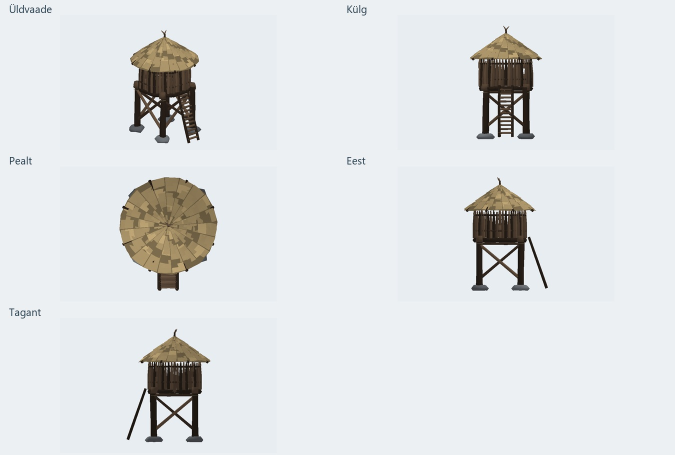
#> input picture test-exports/kuningriigid-watchtower-v2-20261027/Vahitorn_V2_kontrollvaated.jpg, 1350 x 910 px, given in place of 02_rest_four_views.jpg, which was not available (shown at 1/2 size)
$ python prepare.py
#> lines starting #> are read from the running program, lines starting #| are printed output that depends on the picture; after the words box and inside, x2 and y2 are one past the last pixel; in counts of white or black regions, pixels touching at a corner belong together; pictures that were not available may be replaced by others from this repository, and a replacement may not be noted
### mudelitehas/pose_plan.py
"""Separate requested character pose from the pose used to reconstruct and rig it."""
import hashlib
from pathlib import Path
import re

def plan_pose(description, animation_requested=False):
    text=description.casefold().replace('_',' ').replace('-',' ')
    if re.search(r'\b(koer\w*|kass\w*|hunt\w*|hundi\w*|hobu\w*|karu\w*|dog|cat|wolf|horse|bear)\b',text):
        kind,body,rest='living','quadruped','quadruped_stand'
    elif re.search(r'\b(inime\w*|mees\w*|nais\w*|naine|sõdal\w*|sõdur\w*|viiking\w*|viking\w*|human|soldier|warrior)\b',text):
        kind,body,rest='living','humanoid','humanoid_t'
    elif re.search(r'\b(kolet\w*|tulnuk\w*|draakon\w*|lind\w*|monster|alien|dragon|bird)\b',text):
        kind,body,rest='living','custom','needs_body_plan_review'
    elif re.search(r'\b(auto\w*|ralliauto\w*|mõõk\w*|laud\w*|maja\w*|tool|car|sword|table|house|chair)\b',text):
        kind,body,rest='rigid_object','rigid','object_reference_pose'
    else:
        kind,body,rest='needs_review','unknown','needs_body_plan_review'
    # The target reference remains authoritative for poses not covered by these aliases.
    target='reference_defined'
    for pattern,value in [(r'\bsits\w*\b','sit_pretty'),(r'\bistu\w*\b','sit'),(r'\bjooks\w*\b|\brunning\b','run'),(r'\bhüpp\w*\b|\bjumping\b','jump'),(r'\bseis\w*\b|\bstanding\b','stand')]:
        if re.search(pattern,text):target=value;break
    explicit_target=target!='reference_defined'
    living=kind=='living'
    requires_rig=living
    return {
        'subject_kind':kind,'body_plan':body,'reconstruction_pose':rest,
        'requested_pose_description':description,'target_pose_kind':target,
        'requested_pose_reference_role':'identity_appearance_and_final_pose',
        'four_view_reference_role':'same_identity_in_reconstruction_pose',
        'neutral_reference_required':living,
        'requires_rig':requires_rig,
        'requires_anatomy_review':body in ('custom','unknown'),
        'target_pose_created_by':'armature_deformation' if requires_rig else 'not_requested',
        'animation_required':requires_rig,
        'animation_steps':['rest_pose','transition_to_requested_pose','hold_requested_pose'] if requires_rig else [],
        'canonical_pose_guidance':{
            'humanoid_t':'Upright T pose, arms extended, fingers separated, feet apart; no crossed or occluded limbs.',
            'quadruped_stand':'Standing naturally on all four feet, straight trunk, visible limb separation, relaxed head and tail; no seated or folded legs.',
            'needs_body_plan_review':'Establish limb count, joint chains and an unoccluded neutral pose from the reference before reconstruction.',
            'object_reference_pose':'Preserve the object pose and mechanically meaningful separate parts.'
        }[rest],
        'checks':['same_identity_across_references','same_neutral_pose_in_four_views','visible_or_anatomically_inferred_joints','organic_cross_section_depth','joint_edge_flow','skin_weights','self_intersection_in_target_pose','stance_contacts_in_target_pose','final_pose_against_requested_reference'] if living else ['reference_consistency','surface_integrity']
    }

# [25 lines left out: function validate_reference_manifest, not called in this run]

### mudelitehas/command.py
"""Parse the shared Estonian Mudelitehas request; no generation side effects."""
import argparse
import json
from pathlib import Path
import re
try:
    from .pose_plan import plan_pose
except ImportError:
    from pose_plan import plan_pose

ROOT = Path(__file__).resolve().parent

def parse_command(command):
    command = command.strip()
    match = re.fullmatch(r"Mudelitehas\s+(\d+)\s+([123])\s+(.+)", command, re.IGNORECASE | re.DOTALL)
    if not match:
        raise ValueError("Kasuta kuju: Mudelitehas <nelinurkade_arv> <1|2|3> <mudeli kirjeldus>")
    faces, level, description = int(match[1]), int(match[2]), " ".join(match[3].split())
    if faces < 4:
        raise ValueError("Nelinurkade arv peab olema vähemalt 4.")
    profiles = json.loads((ROOT / "profiles.json").read_text(encoding="utf-8"))
    animation_requested = bool(re.search(r"\b\w*animatsiooniga\b|\banimatsioon\s*=", description, re.IGNORECASE))
    pose=plan_pose(description,animation_requested)
    pipeline=profiles['living_pipeline'] if pose['subject_kind']=='living' else profiles['shared_pipeline']
    return {
        "schema_version": 2,
        "workflow_version": profiles["workflow_version"],
        "point_placement_policy": profiles["point_placement_policy"],
        "command": f"Mudelitehas {faces} {level} {description}",
        "quad_faces": faces,
        "level": level,
        "description": description,
        "animation_requested": animation_requested,
        "budget_scope": profiles["budget_scope"],
        "pipeline": pipeline,
        "pose_plan": pose,
        "profile": profiles["levels"][str(level)],
        "needs_prepared_reference_images": True,
    }

# [15 lines left out: function main, not called in this run]

# [2 lines that do not run on import are left out]

### dog_neutral_10000/prepare.py
"""Register the actually reviewed standing-dog sheet; images precede any geometry."""
from pathlib import Path
import base64,hashlib,io,json,sys
import numpy as np
from PIL import Image
from scipy.ndimage import label,binary_closing,binary_fill_holes,map_coordinates,distance_transform_edt
ROOT=Path(__file__).parent
sys.path.insert(0,str(ROOT.parent))
from mudelitehas.command import parse_command
sheet=Image.open(ROOT/'02_rest_four_views.jpg').convert('RGB');W,H=sheet.size
#> further down, sheet is the input picture: PIL image 1350x910 RGB; mean R, G, B 223.4, 226.3, 227.7
#> after `W, H = sheet.size`: W = 1350; H = 910
x=np.linspace(-.43,.43,145);y=np.linspace(-.99,1.02,337);z=np.linspace(-.035,1.285,221)
arrays={'x':x,'y':y,'z':z};cal={}
for name,cell,axis,flip,anchor_fraction in [('front',(0,0),x,False,.5),('left',(1,0),y,False,.49),('back',(0,1),x,True,.5),('right',(1,1),y,True,.49)]:
 cx,cy=cell;rect={'front':(0,0,470,590),'left':(480,0,W,590),'back':(0,590,460,H),'right':(470,590,W,H)}[name];im=sheet.crop(rect)
 if flip:im=im.transpose(Image.Transpose.FLIP_LEFT_RIGHT)
 a=np.asarray(im);mask=(a.min(2)<232)&((a.max(2)-a.min(2)>12)|(a.mean(2)<160))
 lab,n=label(mask);counts=np.bincount(lab.ravel());counts[0]=0;mask=binary_fill_holes(binary_closing(lab==counts.argmax(),iterations=2))
 rows,cols=np.where(mask);top,bottom=int(rows.min()),int(rows.max()+1);left,right=int(cols.min()),int(cols.max()+1)
 scale=1.22/(bottom-top)
 # Profile trunk center is inferred from the shoulders and pelvis, excluding tail.
 anchor=(left+right)/2 if name in ('front','back') else left+(right-left)*anchor_fraction
 # Longitudinal zero is about 15 cm behind the profile bounding-box midpoint.
 if name in ('left','right'):anchor+=.07/scale
 def sample(ax,zs):
  u=anchor+ax/scale;v=bottom-zs[::-1]/scale;vv,uu=np.meshgrid(v,u,indexing='ij')
  rgb=np.stack([map_coordinates(a[:,:,k].astype(float),[vv,uu],order=1,mode='constant',cval=255) for k in range(3)],2).astype('uint8')
  alpha=map_coordinates(mask.astype(float),[vv,uu],order=1,mode='constant',cval=0)
  return np.dstack([rgb,(alpha*255).astype('uint8')]),alpha>.5
 rgba,m=sample(axis,z);arrays[name+'_rgba']=rgba;arrays[name+'_mask']=m
 # Higher resolution camera-projected material photographs, with edge color dilation.
 axtex=np.linspace(axis[0],axis[-1],512 if name in ('front','back') else 1024);ztex=np.linspace(z[0],z[-1],768)
 tex,tm=sample(axtex,ztex);indices=distance_transform_edt(~tm,return_distances=False,return_indices=True);tex[:,:,:3]=tex[indices[0],indices[1],:3]
 Image.fromarray(tex).save(ROOT/('source_'+name+'.png'));Image.fromarray(rgba).save(ROOT/('aligned_'+name+'.png'))
 cal[name]={'cell':cell,'flip':flip,'meters_per_pixel':scale,'anchor_pixel':anchor,'ground_pixel':bottom,'height_m':1.22,'camera':'estimated orthographic; generated profile has mild perspective'}
#> this loop made 4 passes
#> (n, top, bottom, left, right, scale, anchor) on pass 4: (0, 2, 318, 2, 878, 0.00386, 449.4)
#> (n, top, bottom, left, right, scale, anchor) on passes 1 to 3: (278, 354, 581, 239, 435, 0.00537, 337), (318, 52, 278, 460, 604, 0.0054, 543.5), (168, 68, 294, 39, 182, 0.0054, 110.5)
#> pass 1, `im = sheet.crop(rect)`:
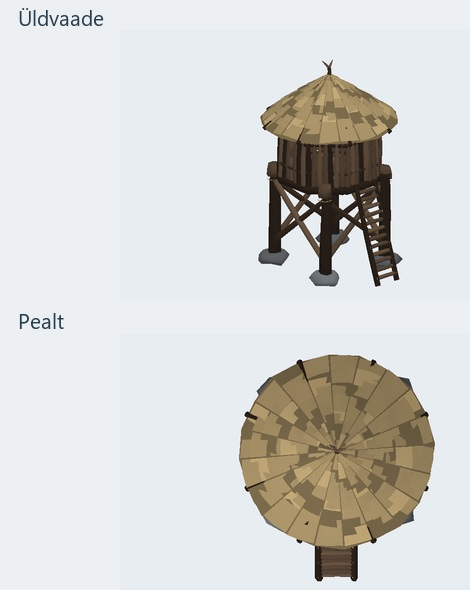
#> im: PIL image 470x590 RGB; mean R, G, B 212.9, 213.7, 211.4
#> pass 1, `mask = (a.min(2) < 232) & ((a.max(2) - a.min(2) > 12) | (a.mean(2) < 1`:
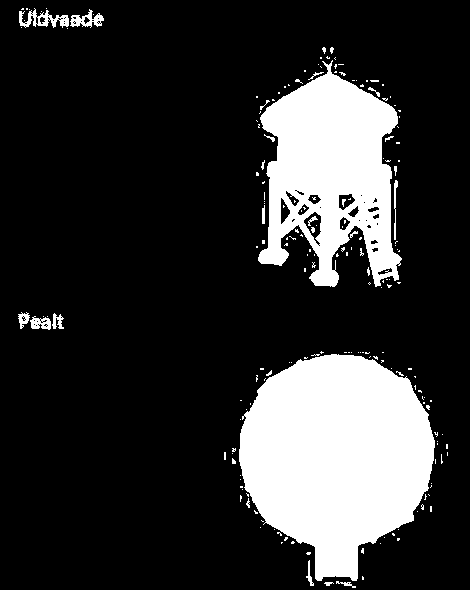
#> mask: shape (590, 470) bool; 19.3% white; 192 white regions (170 under 20 px), largest, box (x1, y1, x2, y2) and area: (239, 354, 435, 581) 31261, (258, 60, 402, 287) 19518, (19, 8, 69, 28) 440
#> pass 1, `lab, n = label(mask)`:
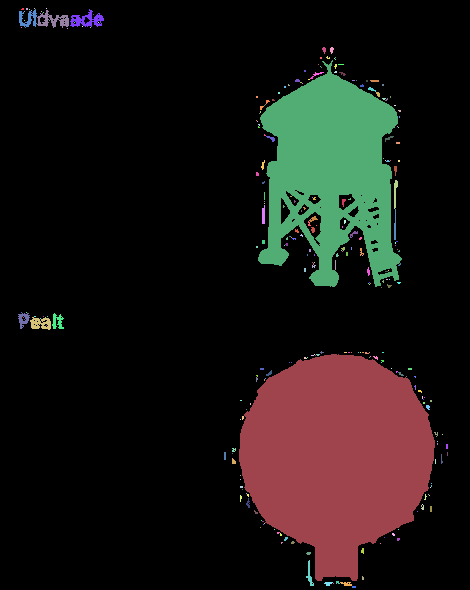
#> lab: shape (590, 470) int32; 279 distinct labels, from 0 to 278; one colour per label, 0 black
#> pass 1, `mask = binary_fill_holes(binary_closing(lab == counts.argmax(), iterat`:
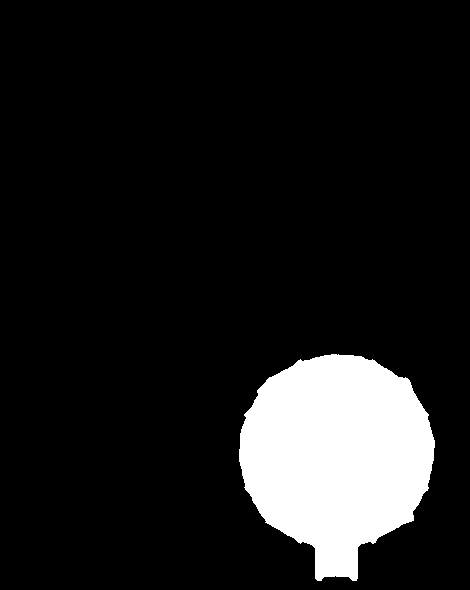
#> mask: shape (590, 470) bool; 11.3% white; 1 white region, box (x1, y1, x2, y2) and area: (239, 354, 435, 581) 31269
#> after the loop:
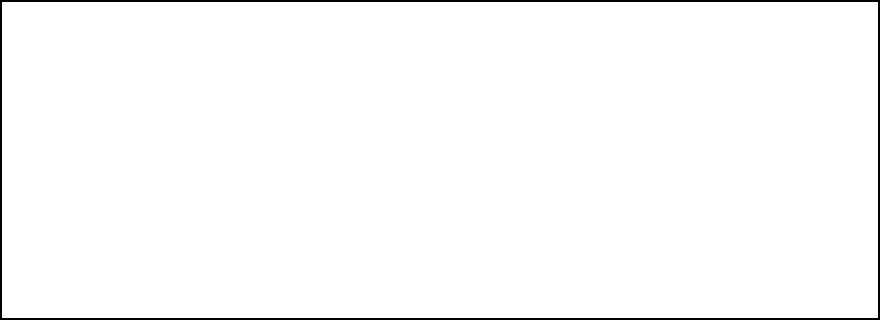
#> mask: shape (320, 880) bool; 98.3% white; 1 black region, box (x1, y1, x2, y2) and area: (0, 0, 880, 320) 4784
#> after the loop:
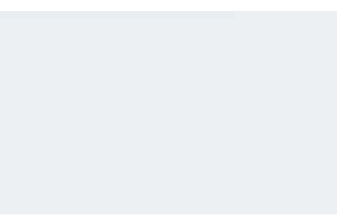
#> rgba: shape (221, 337, 4); mean R, G, B, A 237.3, 241, 243.8, 234.5; transparent parts drawn white
#> after the loop:
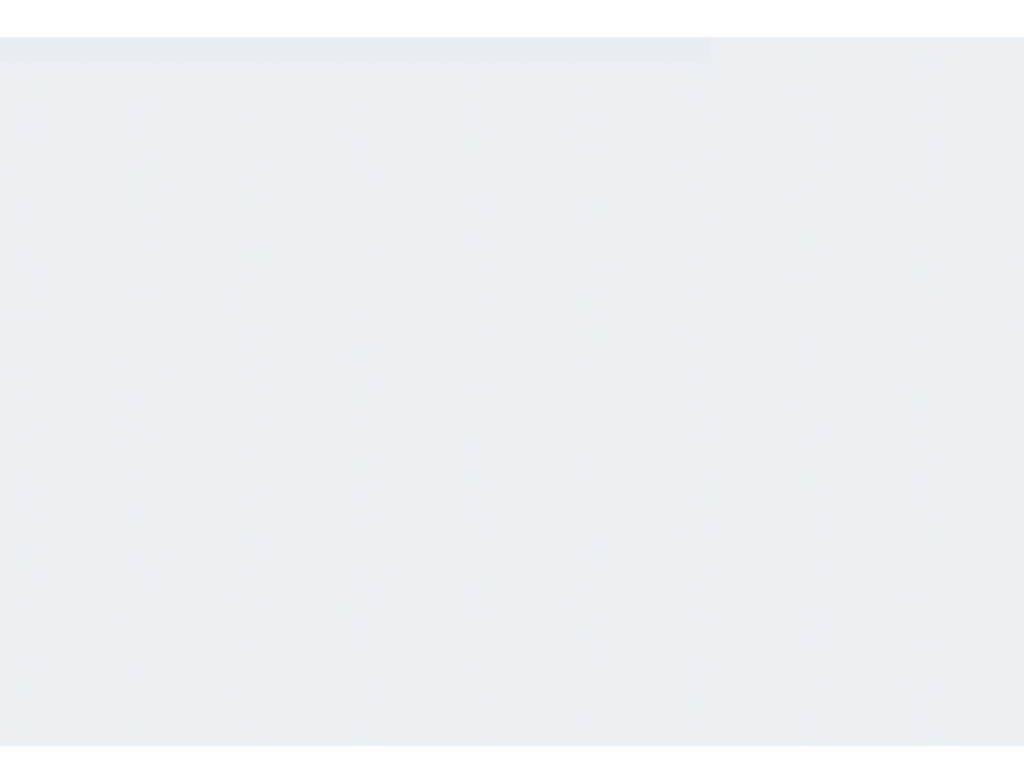
#> tex: shape (768, 1024, 4); mean R, G, B, A 235.8, 239.8, 242.9, 235.4; transparent parts drawn white
#> after the loop, arrays = 11 items; cal = 4 items
buf=io.BytesIO();np.savez_compressed(buf,**arrays);p=ROOT/'rest_inputs.b85';p.write_text(base64.b85encode(buf.getvalue()).decode())
(ROOT/'calibration.json').write_text(json.dumps(cal,indent=2))
# Visual inspection performed on the actual generated sheet, not inferred from flags.
manifest={'schema_version':2,'reference_role':'rest_pose','body_plan':'quadruped','rest_pose':'quadruped_stand','views':['front','left','back','right'],'same_identity':True,'same_pose':True,'registered_scale':True,'limbs_separated':True,'source_input_sha256':hashlib.sha256(p.read_bytes()).hexdigest(),'requested_pose_reference':'01_requested_pose.jpg','visual_review':{'status':'approved','reviewer':'Codex visual inspection of generated concept and four-view sheet','notes':['All four panels show standing quadruped, golden short coat, cream muzzle and chest, floppy ears.','Profile far-side feet are staggered by mild perspective; use symmetric anatomical estimates for hidden depth.','Front view occludes hind legs; side and rear identify their separate chains.','Tail and back are partially hidden in the front view; do not treat absent silhouette as absent anatomy.']}}
(ROOT/'reference_manifest.json').write_text(json.dumps(manifest,indent=2))
request=parse_command('Mudelitehas 10000 3 sitsiv koer animatsiooniga');(ROOT/'request.json').write_text(json.dumps(request,indent=2,ensure_ascii=False))
#> (reads mudelitehas/profiles.json from the repository)
print(json.dumps(cal,indent=2));print('source bytes',len(buf.getvalue()))
#> (printed output is left out)
